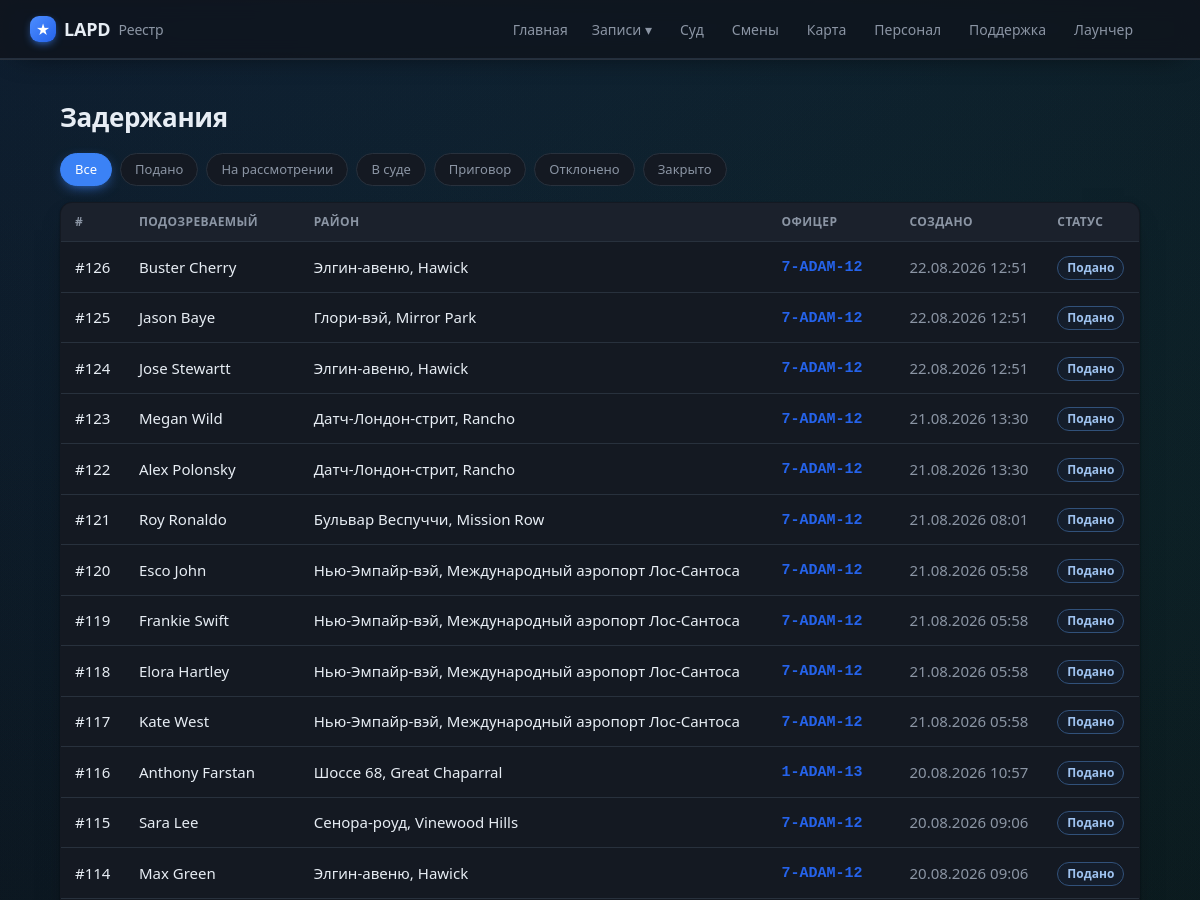
The app's page /cases (upper part), older data.
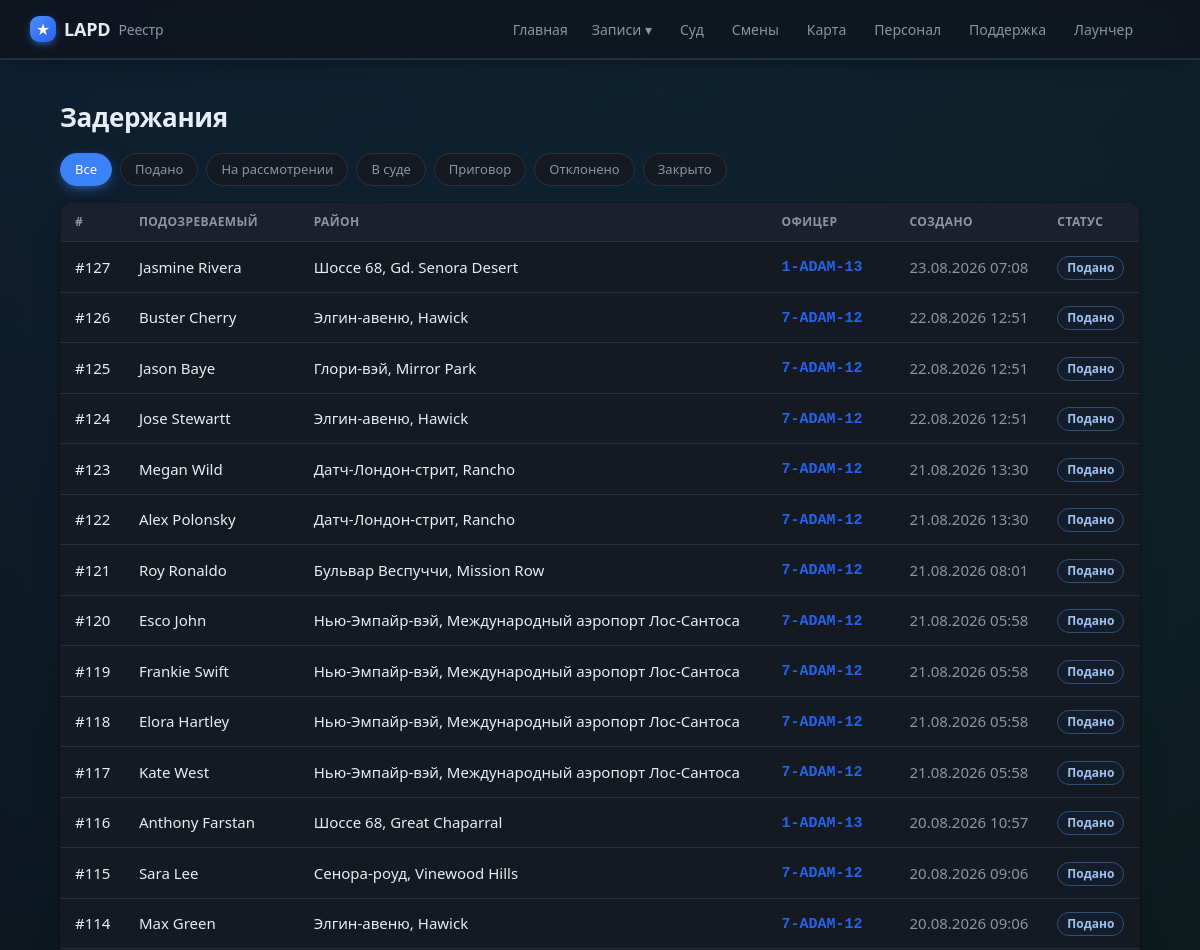
The same page, newer data.
### tables this page shows
CREATE TABLE cases (
                id INTEGER PRIMARY KEY AUTOINCREMENT,
                officer_id INTEGER NOT NULL,
                suspect_name TEXT,
                wanted INTEGER DEFAULT 0,
                license_state TEXT,
                citations INTEGER DEFAULT 0,
                zone TEXT,
                postal TEXT,
                game_time TEXT,
                created_at TEXT NOT NULL,
                screenshot TEXT,
                status TEXT NOT NULL DEFAULT 'submitted',
                discord_sent INTEGER DEFAULT 0,
                vehicle_model TEXT, vehicle_plate TEXT, vehicle_color TEXT,
                charges TEXT, found_items TEXT, reason TEXT, notes TEXT,
                mugshot TEXT, fine INTEGER, bail INTEGER, jail_time TEXT,
                is_test INTEGER DEFAULT 0, external_id TEXT, suspect_dob TEXT,
                FOREIGN KEY (officer_id) REFERENCES officers(id)
            );

CREATE TABLE officers (
                id INTEGER PRIMARY KEY AUTOINCREMENT,
                callsign TEXT UNIQUE NOT NULL,
                name TEXT
            , current_status TEXT, status_since TEXT, rank TEXT, department TEXT, discord TEXT, is_admin INTEGER);

### app/main.py (the view)
@app.route("/cases")
def cases():
    status = request.args.get("status") or None
    return render_template("cases.html", cases=db.list_cases(200, status=status),
                           statuses=db.STATUSES, active_status=status)

### app/db.py (called while the page is built)
def fmt_dt(iso):
    try:
        dt = datetime.datetime.fromisoformat(iso)
        return dt.strftime("%d.%m.%Y %H:%M")
    except Exception:
        return iso or "—"

@contextmanager
def get_conn():
    conn = sqlite3.connect(config.DB_PATH)
    conn.row_factory = sqlite3.Row
    try:
        yield conn
        conn.commit()
    finally:
        conn.close()

def _jsonlist(val):
    if not val:
        return []
    try:
        return json.loads(val)
    except Exception:
        return [x.strip() for x in str(val).split(",") if x.strip()]

def _parse_charge(s):
    import re as _re
    m = _re.match(r"^\s*(\S+)\s·\s(.+?)(?:\s\(([^)]+)\))?\s*$", s or "")
    if m:
        return {"code": m.group(1), "desc": m.group(2), "cls": m.group(3) or ""}
    return {"code": "", "desc": s or "", "cls": ""}

def _replace_mojibake_pairs(s):
    for bad, good in sorted(_MOJI_TO_CYR.items(), key=lambda x: len(x[0]), reverse=True):
        s = s.replace(bad, good)
    return s

def _fix_rooms(s):
    return re.sub(r"(\d)([А-Я])", lambda m: m.group(1) + _CYR2LAT.get(m.group(2), m.group(2)), s)

### app/templates/cases.html (shortened to what this page needs)
{% extends "base.html" %}
{% block content %}
<h1>Задержания</h1>
<div class="filters">
  <a href="{{ url_for('cases') }}" class="chip {{ 'on' if not active_status }}">Все</a>
  {% for s in statuses %}
    <a href="{{ url_for('cases', status=s) }}" class="chip {{ 'on' if active_status==s }}">{{ STATUS_RU[s] }}</a>
  {% endfor %}
</div>
{% if cases %}
<table class="tbl">
  <thead><tr><th>#</th><th>Подозреваемый</th><th>Район</th><th>Офицер</th><th>Создано</th><th>Статус</th></tr></thead>
  <tbody>
  {% for c in cases %}
    <tr onclick="location='{{ url_for('case_view', cid=c.id) }}'">
      <td><a class="row-link" href="{{ url_for('case_view', cid=c.id) }}" onclick="event.stopPropagation()">#{{ c.id }}</a></td>
      <td><a class="row-link" href="{{ url_for('file_view', name=c.suspect_name) }}" onclick="event.stopPropagation()">{{ c.suspect_name }}</a>
        {% if c.wanted %}<span class="tag wanted">розыск</span>{% endif %}</td>
      <td>{% if c.zone %}<a href="{{ url_for('game_map', zone=c.zone) }}" onclick="event.stopPropagation()">{{ c.zone }}</a>{% else %}—{% endif %}</td>
      <td>{% if c.callsign %}<a class="cs" href="{{ url_for('officer_view', callsign=c.callsign) }}" onclick="event.stopPropagation()">{{ c.callsign }}</a>{% else %}—{% endif %}</td>
      <td class="muted">{{ c.created_fmt }}</td>
      <td><span class="tag st-{{ c.status }}">{{ c.status_ru }}</span></td>
    </tr>
  {% endfor %}
  </tbody>
</table>
{% else %}
  <p class="empty">Дел не найдено<span class="empty-sub">Нет записей по выбранному фильтру.</span></p>
{% endif %}
{% endblock %}

Row changes from the older to the newer data that the page shows:
added cases: id "127", suspect_name "Jasmine Rivera", zone "Шоссе 68, Gd. Senora Desert", callsign "1-ADAM-13", created_fmt "23.08.2026 07:08", status_ru "Подано"
